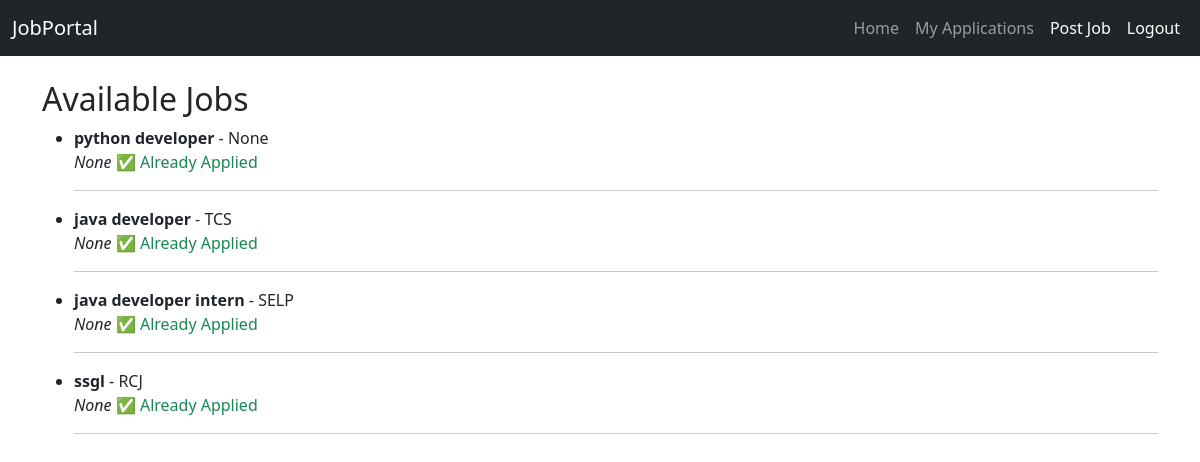
Page /my-applications/ (signed in) on the committed database.
### linkdinapp/models.py (models this page shows, shortened)
class Job(models.Model):
    title = models.CharField(max_length=200)
    location = models.CharField(max_length=200, null=True, blank=True)
    description = models.TextField()
    company = models.ForeignKey(Company, on_delete=models.CASCADE, null=True, blank=True)
    posted_by = models.ForeignKey(User, on_delete=models.CASCADE, null=True, blank=True)

class Company(models.Model):
    name = models.CharField(max_length=255)
    location = models.CharField(max_length=255, blank=True, null=True)  # optional
    website = models.URLField(blank=True, null=True)
    def __str__(self):
        return self.name

### linkdinapp/views.py (the view)
# urls.py: path("my-applications/", views.my_applications, name="my_applications"),
@login_required
def my_applications(request):
    jobs = Job.objects.all()
    applied_jobs = Application.objects.filter(applicant=request.user).values_list("job_id", flat=True)
    return render(request, "portal/my_applications.html", {
        "jobs": jobs,
        "applied_jobs": applied_jobs,
    })

### linkdinapp/templates/portal/my_applications.html
{% extends "portal/base.html" %}
{% block content %}
  <h2>Available Jobs</h2>
  <ul>
    {% for job in jobs %}
      <li>
        <strong>{{ job.title }}</strong> - {{ job.company }} <br>
        <em>{{ job.location }}</em>
        {% if job.id in applied_jobs %}
          <span class="text-success">✅ Already Applied</span>
        {% else %}
          <form method="post" action="{% url 'apply_job' job.id %}">
            {% csrf_token %}
            <button type="submit" class="btn btn-success">Apply</button>
          </form>
        {% endif %}
      </li>
      <hr>
    {% endfor %}
  </ul>
{% endblock %}

### rows in the picture
Job: title "python developer", company "None", location "None", shows "✅ Already Applied"
Job: title "java developer", company "TCS", location "None", shows "✅ Already Applied"
Job: title "java developer intern", company "SELP", location "None", shows "✅ Already Applied"
Job: title "ssgl", company "RCJ", location "None", shows "✅ Already Applied"
